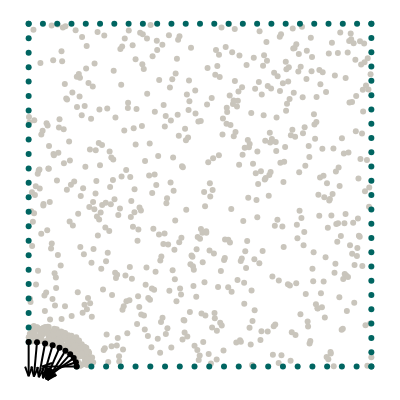

This figure's notebook cell:
### Markdown cell above
## Geometry

We want to model a quarter of a plate with an elliptical hole. The domain itself is represented by collocation points, the boundaries are represented by uniformly sampled points along the perimeter.

### Code cell
import torch
from torch.optim.lr_scheduler import StepLR
import numpy as np
from scipy.stats import qmc
from plotly.express.colors import sequential
import plotly.graph_objects as go
import plotly.figure_factory as ff
from tqdm import tqdm
import matplotlib.pyplot as plt

torch.set_default_dtype(torch.float64)
from global_constants import L, R, MU, LBD, N1, N2

# Elliptical axis in x direction
Rx = 0.14
# Number of collocation points
N = 25

# Number of hidden neurons
hn = 50

# Weight of PDE loss
W_PDE = 0.00001 #previous value -> 0.001
# Weight of Neumann loss
W_NEU = 0.0005 #previous value -> 0.05 
# Weight of data losses
W_STRESS = 0.0
W_DISP = 0.0


# Load reference data
data_input = torch.as_tensor(
    np.loadtxt(f"data/inputs_Rx={Rx}.csv", delimiter=","), dtype=torch.float64
)
data_output = torch.as_tensor(
    np.loadtxt(f"data/outputs_Rx={Rx}.csv", delimiter=","), dtype=torch.float64
)

# Create collocation points
points = L * qmc.LatinHypercube(d=2).random(N**2)
Ry = R**2 / Rx
mask = (((points[:, 0] ** 2) / (Rx**2)) + ((points[:, 1] ** 2) / (Ry**2))) > 1
collocation = torch.tensor(points[mask], requires_grad=True).double()

#additional collocation points
border = 0.2 * L * qmc.LatinHypercube(d=2).random(N**2)
upperRy = Ry + 0.05
upperRx = Rx + 0.05
bordermask = (((border[:, 0] ** 2) / (upperRx**2)) + ((border[:, 1] ** 2) / (upperRy**2))) < 1
bordermask2 = ((((border[bordermask][:, 0] ** 2) / (Rx**2)) + ((border[bordermask][:, 1] ** 2) / (Ry**2))) > 1)
bordermask3 = (border[bordermask][bordermask2][:, 0] <  0.20)
#bordermask4 = (border[bordermask][bordermask2][bordermask3][:, 1] <  0.95)
addi_collo = torch.tensor(border[bordermask][bordermask2][bordermask3], requires_grad=True).double()
complete_collo = torch.cat((collocation, addi_collo), 0)

# Boundary points
x_top = torch.linspace(0, L, N, requires_grad=True).double()
y_top = L * torch.ones((N, 1), requires_grad=True).double()
top = torch.column_stack([x_top, y_top]).double()

NN = int(N * (L - Rx) / L)
x_bottom = torch.linspace(Rx, L, NN).double()
y_bottom = torch.zeros((NN, 1)).double()
bottom = torch.column_stack([x_bottom, y_bottom]).double()

NN = int(N * (L - Ry) / L)
x_left = torch.zeros((NN, 1)).double()
y_left = torch.linspace(Ry, L, NN).double()
left = torch.column_stack([x_left, y_left]).double()

x_right = L * torch.ones((N, 1)).double()
y_right = torch.linspace(0, L, N).double()
right = torch.column_stack([x_right, y_right]).double()

phi = np.linspace(0, 0.5 * np.pi, int(N * np.pi * Rx / L))
x_hole = torch.tensor(Rx * np.cos(phi), requires_grad=True).double()
y_hole = torch.tensor(Ry * np.sin(phi), requires_grad=True).double()
n_hole = torch.tensor(np.stack([-Ry * np.cos(phi), -Rx * np.sin(phi)]).T).double()
n_hole = n_hole / torch.linalg.norm(n_hole, axis=1)[:, None]
hole = torch.column_stack([x_hole, y_hole]).double()

# Visualize geometry
with torch.no_grad():
    mode = "markers"
    gray = dict(color="#C9C5BC")
    green = dict(color="#006561")
    black = dict(color="black")
    fig = ff.create_quiver(hole[:, 0], hole[:, 1], n_hole[:, 0], n_hole[:, 1], marker=black)
    fig.add_trace(go.Scatter(x=complete_collo[:, 0], y=complete_collo[:, 1], mode=mode, marker=gray))
    fig.add_trace(go.Scatter(x=top[:, 0], y=top[:, 1], mode=mode, marker=green))
    fig.add_trace(go.Scatter(x=bottom[:, 0], y=bottom[:, 1], mode=mode, marker=green))
    fig.add_trace(go.Scatter(x=left[:, 0], y=left[:, 1], mode=mode, marker=green))
    fig.add_trace(go.Scatter(x=right[:, 0], y=right[:, 1], mode=mode, marker=green))
    fig.add_trace(go.Scatter(x=hole[:, 0], y=hole[:, 1], mode=mode, marker=black))
    fig.layout.yaxis.scaleanchor = "x"
    fig.update_layout(
        template="none",
        width=400,
        height=400,
        margin=dict(l=0, r=0, b=0, t=0),
        showlegend=False,
    )
    fig.update_xaxes(visible=False)
    fig.update_yaxes(visible=False)
    fig.show()

### Figure 1 — Plotly figure (JSON) as saved in the notebook; plotly's stock layout.template omitted (floating-point values rounded to 4 significant figures; data arrays with more than 128 entries replaced by an {"elided": "..."} marker saying what was removed)
{"data": [{"marker": {"color": "black"}, "mode": "lines", "type": "scatter", "x": [0.14, 0.04, null, 0.1379, 0.04336, null, 0.1316, 0.05015, null, 0.1212, 0.05502, null, 0.1072, 0.05529, null, 0.08999, 0.05063, null, 0.07, 0.04174, null, 0.04788, 0.02963, null, 0.02431, 0.01535, null, 8.573e-18, 5.448e-18, null, 0.06819, 0.04, 0.06819, null, 0.06665, 0.04336, 0.07335, null, 0.06714, 0.05015, 0.07906, null, 0.066, 0.05502, 0.08138, null, 0.06117, 0.05529, 0.07871, null, 0.0523, 0.05063, 0.07116, null, 0.03987, 0.04174, 0.05955, null, 0.02468, 0.02963, 0.04486, null, 0.007657, 0.01535, 0.0281, null, -0.01026, 5.448e-18, 0.01026, null], "y": [0, 0, null, 0.0124, -0.02026, null, 0.02443, -0.03365, null, 0.03571, -0.03922, null, 0.04591, -0.03953, null, 0.05472, -0.03721, null, 0.06186, -0.03407, null, 0.06712, -0.0312, null, 0.07034, -0.02925, null, 0.07143, -0.02857, null, 0.01026, 0, -0.01026, null, -0.001355, -0.02026, -0.02075, null, -0.00892, -0.03365, -0.02563, null, -0.0113, -0.03922, -0.02489, null, -0.01011, -0.03953, -0.02077, null, -0.007258, -0.03721, -0.01533, null, -0.004125, -0.03407, -0.009923, null, -0.001608, -0.0312, -0.005355, null, -0.0002576, -0.02925, -0.002096, null, -0.0003806, -0.02857, -0.0003806, null]}, {"marker": {"color": "#C9C5BC"}, "mode": "markers", "type": "scatter", "x": {"elided": "796 float values"}, "y": {"elided": "796 float values"}}, {"marker": {"color": "#006561"}, "mode": "markers", "type": "scatter", "x": [0, 0.04167, 0.08333, 0.125, 0.1667, 0.2083, 0.25, 0.2917, 0.3333, 0.375, 0.4167, 0.4583, 0.5, 0.5417, 0.5833, 0.625, 0.6667, 0.7083, 0.75, 0.7917, 0.8333, 0.875, 0.9167, 0.9583, 1], "y": [1, 1, 1, 1, 1, 1, 1, 1, 1, 1, 1, 1, 1, 1, 1, 1, 1, 1, 1, 1, 1, 1, 1, 1, 1]}, {"marker": {"color": "#006561"}, "mode": "markers", "type": "scatter", "x": [0.14, 0.183, 0.226, 0.269, 0.312, 0.355, 0.398, 0.441, 0.484, 0.527, 0.57, 0.613, 0.656, 0.699, 0.742, 0.785, 0.828, 0.871, 0.914, 0.957, 1], "y": [0, 0, 0, 0, 0, 0, 0, 0, 0, 0, 0, 0, 0, 0, 0, 0, 0, 0, 0, 0, 0]}, {"marker": {"color": "#006561"}, "mode": "markers", "type": "scatter", "x": [0, 0, 0, 0, 0, 0, 0, 0, 0, 0, 0, 0, 0, 0, 0, 0, 0, 0, 0, 0, 0, 0, 0], "y": [0.07143, 0.1136, 0.1558, 0.1981, 0.2403, 0.2825, 0.3247, 0.3669, 0.4091, 0.4513, 0.4935, 0.5357, 0.5779, 0.6201, 0.6623, 0.7045, 0.7468, 0.789, 0.8312, 0.8734, 0.9156, 0.9578, 1]}, {"marker": {"color": "#006561"}, "mode": "markers", "type": "scatter", "x": [1, 1, 1, 1, 1, 1, 1, 1, 1, 1, 1, 1, 1, 1, 1, 1, 1, 1, 1, 1, 1, 1, 1, 1, 1], "y": [0, 0.04167, 0.08333, 0.125, 0.1667, 0.2083, 0.25, 0.2917, 0.3333, 0.375, 0.4167, 0.4583, 0.5, 0.5417, 0.5833, 0.625, 0.6667, 0.7083, 0.75, 0.7917, 0.8333, 0.875, 0.9167, 0.9583, 1]}, {"marker": {"color": "black"}, "mode": "markers", "type": "scatter", "x": [0.14, 0.1379, 0.1316, 0.1212, 0.1072, 0.08999, 0.07, 0.04788, 0.02431, 8.573e-18], "y": [0, 0.0124, 0.02443, 0.03571, 0.04591, 0.05472, 0.06186, 0.06712, 0.07034, 0.07143]}], "layout": {"height": 400, "hovermode": "closest", "margin": {"b": 0, "l": 0, "r": 0, "t": 0}, "showlegend": false, "width": 400, "xaxis": {"visible": false}, "yaxis": {"scaleanchor": "x", "visible": false}}}
